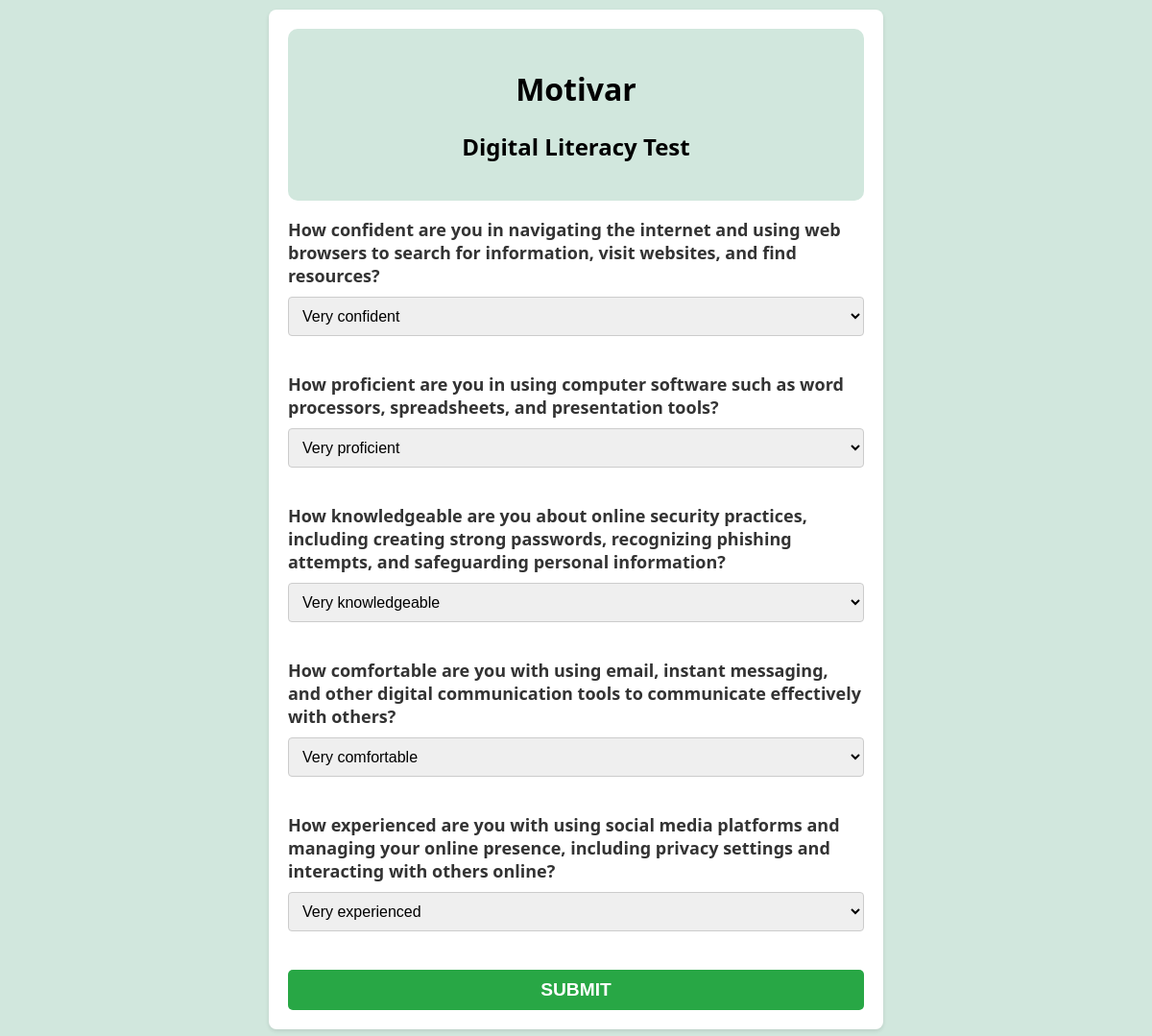
The page /test/dll/ on the database its author committed.
### api/models.py (models this page shows, shortened)
class DLLQuestion(models.Model):
    question_text = models.CharField(max_length=255)

### api/views.py (the view, shortened to what this page needs)
# urls.py: path("dll/", dll_view, name="dll"),
def dll_view(request):
    questions = DLLQuestion.objects.all()
    score = 0
    return render(request, "test/dll.html", {"questions": questions})

### api/templates/test/dll.html (shortened to what this page needs)
{% load static %}
<!DOCTYPE html>
<html lang="en">
<head>
    <link rel="stylesheet" href="{% static 'css/dll.css' %}">
</head>
<body>
    <form method="post" action="{% url 'dll' %}">
        <div class="hs">
            <h1>Motivar</h1>
            <h2>Digital Literacy Test</h2>
        </div>
        {% for question in questions %}
            <h3>{{ question.question_text }}</h3>
            <select name="question_{{ question.id }}">
                {% for option in question.options.all %}
                    <option value="{{ option.id }}">{{ option.option_text }}</option>
                {% endfor %}
            </select>
        {% endfor %}
        <button type="submit">Submit</button>
    </form>
</body>
</html>

### api/static/css/dll.css (style rules this page uses)
body { font-family: system-ui, -apple-system, BlinkMacSystemFont, 'Segoe UI', Roboto, Oxygen, Ubuntu, Cantarell, 'Open Sans', 'Helvetica Neue', sans-serif; background-color: #d1e7dd; margin: 0; padding: 10px; }
form { max-width: 600px; margin: 0 auto; padding: 20px; background-color: #fff; border-radius: 8px; box-shadow: 0 2px 4px rgba(0, 0, 0, 0.1); }
.hs { padding: 20px 10px; background-color: #d1e7dd; text-align: center; border-radius: 10px; }
h3 { color: #333; font-size: 18px; margin-bottom: 10px; }
select { width: 100%; padding: 10px; margin-bottom: 20px; border: 1px solid #ccc; border-radius: 4px; font-size: 16px; }
button { background-color: #28a745; border: none; padding: 10px 20px; border-radius: 5px; text-transform: uppercase; cursor: pointer; color: white; font-weight: bold; transition: background-color 0.3s ease; display: block; width: 100%; font-size: 1.2em; margin-top: 20px; }

### rows shown on the page
DLLQuestion: question_text "How confident are you in navigating the internet and using web browsers to search for information, visit websites, and find resources?"
DLLQuestion: question_text "How proficient are you in using computer software such as word processors, spreadsheets, and presentation tools?"
DLLQuestion: question_text "How knowledgeable are you about online security practices, including creating strong passwords, recognizing phishing attempts, and safeguarding personal information?"
DLLQuestion: question_text "How comfortable are you with using email, instant messaging, and other digital communication tools to communicate effectively with others?"
DLLQuestion: question_text "How experienced are you with using social media platforms and managing your online presence, including privacy settings and interacting with others online?"

### other values the page prints
form field value "Very confident"
form field value "Very proficient"
form field value "Very knowledgeable"
form field value "Very comfortable"
form field value "Very experienced"
